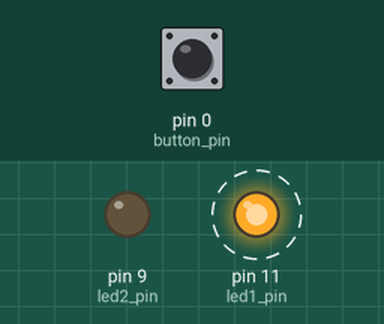
Simulated run of this sketch. Board: Arduino Uno, built with avr-gcc and run on an emulated ATmega328P. Shown: output pins drawn as LEDs (lit = HIGH). Dashed ring = blinking. Inputs (shaded band) come from the test bench; at power-on: pin 0 (button_pin) HIGH.

Above: at 1.29 s.
1.3 s: pin 0 (button_pin) pulled LOW for 0.15 s
At 1.49 s:
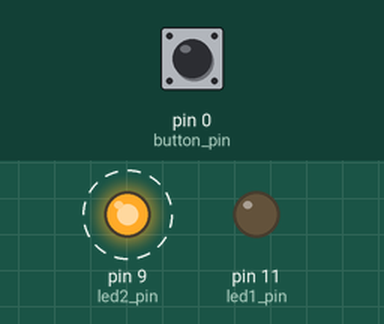
4.3 s: pin 0 (button_pin) pulled LOW for 1 s
At 4.46 s:
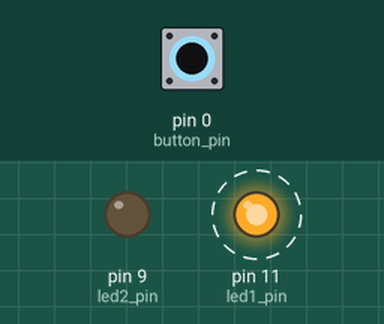
7.3 s: pin 0 (button_pin) pulled LOW for 3.2 s
At 7.53 s:
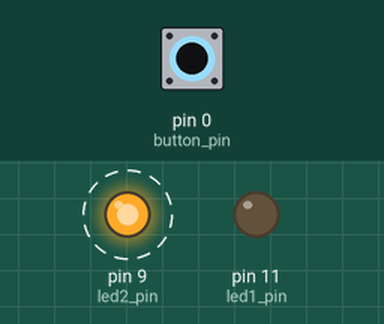
Timing chart, 0 to 18.0 s (numbered marks = the images above; inputs shaded):
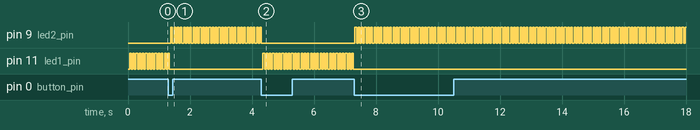

The sketch:

class1_-_3_button_b_-_latch.ino
```cpp
///Use a button to control what the LEDs are doing

int led1_pin =  11;  // The pin for LED1
int led1_state = LOW;  // The state of LED1

int led2_pin =  9;  // The LED2 pin
int led2_state = 0;  // The LED2 state LOW and 0 are synonymous

unsigned long  previous_time1 = 0;  // will store the last time LED1 was updated
unsigned long  previous_time2 = 0;  // will store the last time LED2 was updated

unsigned long current_time;

unsigned long interval1 = 50; //the interval that LED1 will change
unsigned long interval2 = 50; //the interval that LED2 will change

int button_pin = 0; //the pin one side of the button is connected to. The other side connects to ground.
int button_state = 0; //where we will store if the reading on the pin is high or low.

int prev_button_state;
int button_latch;

void setup() {
  // set both LED pins as output:
  pinMode(led1_pin, OUTPUT);
  pinMode(led2_pin, OUTPUT);
  pinMode(button_pin, INPUT_PULLUP);  //When using a button, always make sure to set the mode to INPUT_PULLUP

}

void loop()
{
  current_time = millis();

  prev_button_state = button_state;
  button_state = digitalRead(button_pin);

  if (prev_button_state == 1 && button_state == 0) {

    if (button_latch == 0) {
      button_latch = 1;
    }
    else {
      button_latch = 0;
    }
  }

  if (current_time - previous_time1 > interval1) {
    previous_time1 = current_time;

    if (led1_state == LOW) {
      led1_state = HIGH;
    }
    else {
      led1_state = LOW;
    }

    if (button_latch == 0) { // if the button is pressed
      digitalWrite(led1_pin, led1_state); //do the same thing as before
    }
    if (button_latch == 1) {
      digitalWrite(led1_pin, 0); //don't light up
    }
  }


  if (current_time - previous_time2 > interval2) { //has "interval2" amount of time past since we last executed this code?
    previous_time2 = current_time;

    // if  LED2 is off turn it on and vice versa:
    if (led2_state == 0) {
      led2_state = 1;
    }
    else {
      led2_state = 0;
    }

    if (button_latch == 1) { // we can do the opposite for this LED
      digitalWrite(led2_pin, led2_state);
    }
    else { //there are only two options so else works too
      digitalWrite(led2_pin, 0);
    }
  }

}
```

Measured:
- after the input at 1.3 s, pin 9 (led2_pin): alternates HIGH for 0.05 s and LOW for 0.05 s, starting after 0.08 s; pin 11 (led1_pin): goes on until 1.3 s, then stays LOW
- after the input at 4.3 s, pin 9 (led2_pin): goes on until 4.3 s, then stays LOW; pin 11 (led1_pin): alternates HIGH for 0.05 s and LOW for 0.05 s, starting after 0.05 s
- after the input at 7.3 s, pin 9 (led2_pin): alternates HIGH for 0.05 s and LOW for 0.05 s, starting at once; pin 11 (led1_pin): stops changing and stays LOW
- by itself, pin 11 (led1_pin): alternates HIGH for 0.05 s and LOW for 0.05 s
